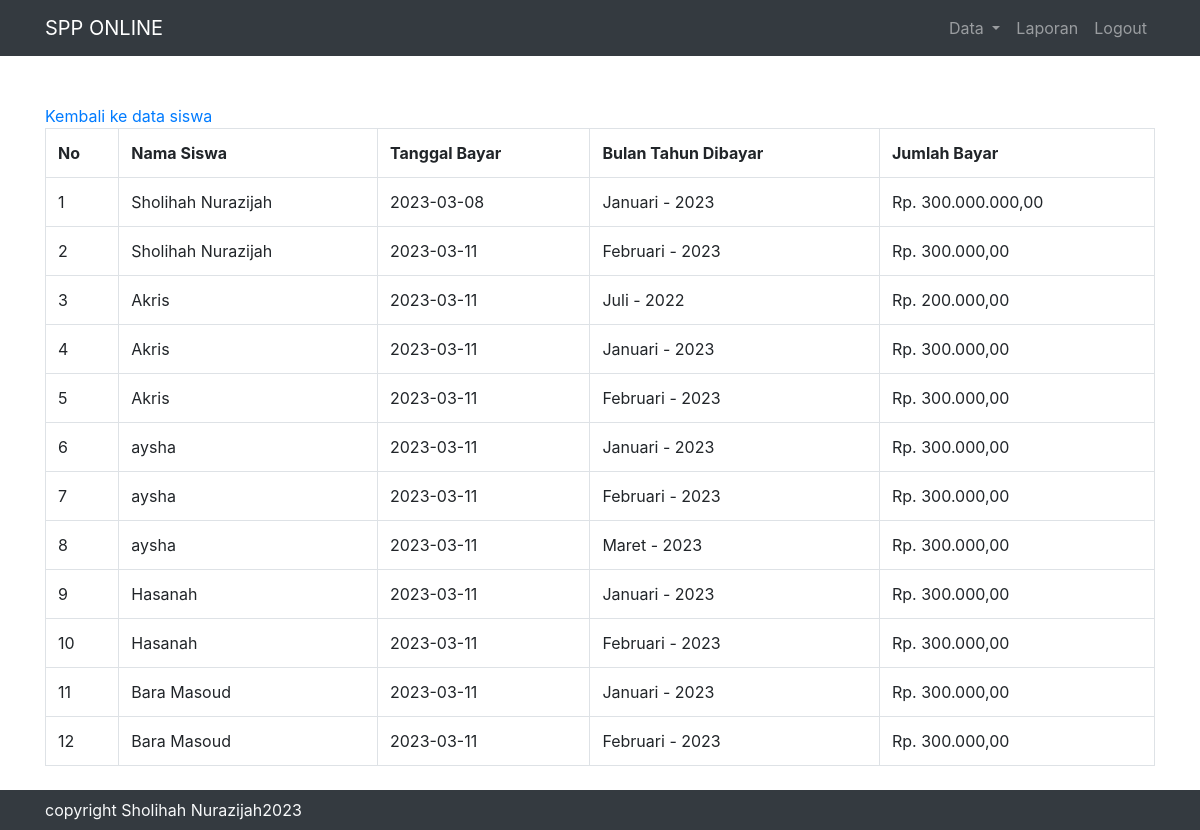
/admin.php?page=laporan (signed in), run on the app's committed database.
### tables this page shows
CREATE TABLE `pembayaran` (
  `id_pembayaran` int(11) UNSIGNED NOT NULL,
  `id_petugas` int(11) UNSIGNED DEFAULT NULL,
  `nisn` char(20) DEFAULT NULL,
  `tgl_bayar` date DEFAULT NULL,
  `bulan_dibayar` varchar(15) DEFAULT NULL,
  `tahun_dibayar` varchar(4) DEFAULT NULL,
  `id_spp` int(11) UNSIGNED DEFAULT NULL,
  `jumlah_bayar` int(30) DEFAULT NULL
);

CREATE TABLE `siswa` (
  `nisn` char(20) NOT NULL DEFAULT '',
  `nis` char(20) NOT NULL DEFAULT '',
  `nama` varchar(35) NOT NULL,
  `id_kelas` int(10) UNSIGNED NOT NULL,
  `alamat` text NOT NULL,
  `no_telp` varchar(13) NOT NULL,
  `id_spp` int(11) UNSIGNED NOT NULL
);

### system/fungsi.php (called while the page is built, shortened)
<?php
class Fungsi {
    public function kon(){
        $kon = mysqli_connect('localhost', 'root', '', 'spp');
        return $kon;
    }
    public function laporan(){
        $sql = "SELECT * FROM pembayaran LEFT JOIN siswa ON pembayaran.nisn=siswa.nisn";
        $query = mysqli_query($this->kon(), $sql);
        while($d = mysqli_fetch_assoc($query)){
            $data[] = $d;
        }
        return $data;
    }
}

### user/laporan.php (the view)
<?php
    $lap = $fungsi->laporan();
?>
<div class="container mt-5">
    <a href="admin.php?page=datasiswa">Kembali ke data siswa</a>
    <table class="table table-bordered">
        <tr>
            <th>No</th>
            <th>Nama Siswa</th>
            <th>Tanggal Bayar</th>
            <th>Bulan Tahun Dibayar</th>
            <th>Jumlah Bayar</th>
        </tr>
        <?php
        $no = 1;
        foreach($lap as $d){  ?>
            <tr>
                <td><?= $no++; ?></td>
                <td><?= $d['nama'] ?></td>
                <td><?= $d['tgl_bayar'] ?></td>
                <td><?= $d['bulan_dibayar'] ?> - <?= $d['tahun_dibayar'] ?></td>
                <td>Rp. <?= number_format($d['jumlah_bayar'],2,',','.') ?></td>
            </tr>
        <?php }
        ?>
    </table>
</div>

### data on the page
pembayaran: nisn.nama "Sholihah Nurazijah", tgl_bayar "2023-03-08", bulan_dibayar "Januari", tahun_dibayar "2023", jumlah_bayar "300.000.000,00"
pembayaran: nisn.nama "Sholihah Nurazijah", tgl_bayar "2023-03-11", bulan_dibayar "Februari", tahun_dibayar "2023", jumlah_bayar "300.000,00"
pembayaran: nisn.nama "Akris", tgl_bayar "2023-03-11", bulan_dibayar "Juli", tahun_dibayar "2022", jumlah_bayar "200.000,00"
pembayaran: nisn.nama "Akris", tgl_bayar "2023-03-11", bulan_dibayar "Januari", tahun_dibayar "2023", jumlah_bayar "300.000,00"
pembayaran: nisn.nama "Akris", tgl_bayar "2023-03-11", bulan_dibayar "Februari", tahun_dibayar "2023", jumlah_bayar "300.000,00"
pembayaran: nisn.nama "aysha", tgl_bayar "2023-03-11", bulan_dibayar "Januari", tahun_dibayar "2023", jumlah_bayar "300.000,00"
pembayaran: nisn.nama "aysha", tgl_bayar "2023-03-11", bulan_dibayar "Februari", tahun_dibayar "2023", jumlah_bayar "300.000,00"
pembayaran: nisn.nama "aysha", tgl_bayar "2023-03-11", bulan_dibayar "Maret", tahun_dibayar "2023", jumlah_bayar "300.000,00"
pembayaran: nisn.nama "Hasanah", tgl_bayar "2023-03-11", bulan_dibayar "Januari", tahun_dibayar "2023", jumlah_bayar "300.000,00"
pembayaran: nisn.nama "Hasanah", tgl_bayar "2023-03-11", bulan_dibayar "Februari", tahun_dibayar "2023", jumlah_bayar "300.000,00"
pembayaran: nisn.nama "Bara Masoud", tgl_bayar "2023-03-11", bulan_dibayar "Januari", tahun_dibayar "2023", jumlah_bayar "300.000,00"
pembayaran: nisn.nama "Bara Masoud", tgl_bayar "2023-03-11", bulan_dibayar "Februari", tahun_dibayar "2023", jumlah_bayar "300.000,00"
